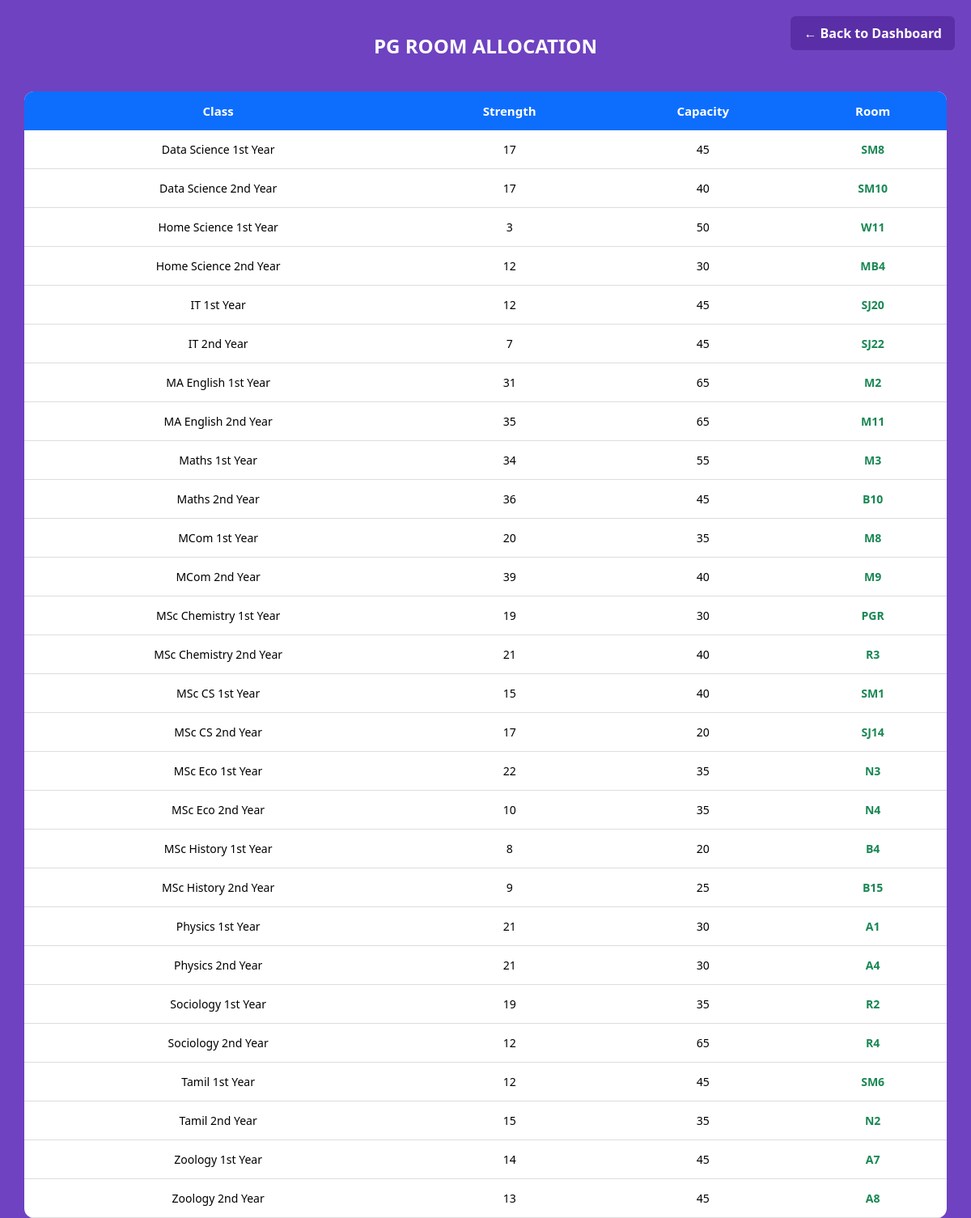
/pg_allot.php, run on the app's committed database.
### tables this page shows
CREATE TABLE `pg_classes` (
  `id` int(11) NOT NULL,
  `department` varchar(50) NOT NULL,
  `year` int(11) NOT NULL,
  `class_name` varchar(100) NOT NULL,
  `strength` int(11) NOT NULL,
  `capacity` int(11) NOT NULL,
  `room` varchar(50) DEFAULT NULL
);

### pg_allot.php (the view, shortened to what this page needs)
<?php
include "db.php";
$res = mysqli_query($conn, "
    SELECT class_name, strength, capacity, room
    FROM pg_classes
    ORDER BY class_name ASC
");
?>
<!DOCTYPE html>
<html>
<head>
</head>
<body>
<a href="dashboard.php" class="back-btn">← Back to Dashboard</a>
<h2>PG ROOM ALLOCATION</h2>
<div class="container">
<table>
    <tr>
        <th>Class</th>
        <th>Strength</th>
        <th>Capacity</th>
        <th>Room</th>
    </tr>
    <?php
    if(mysqli_num_rows($res) > 0){
        while($row = mysqli_fetch_assoc($res)){
    ?>
    <tr>
        <td><?php echo htmlspecialchars($row['class_name']); ?></td>
        <td class="<?php echo ($row['strength'] > $row['capacity']) ? 'red' : ''; ?>">
            <?php echo htmlspecialchars($row['strength']); ?>
        </td>
        <td><?php echo htmlspecialchars($row['capacity']); ?></td>
        <td class="green">
            <?php echo $row['room'] ? htmlspecialchars($row['room']) : 'No Room'; ?>
        </td>
    </tr>
    <?php
        }
    } else {
        echo "<tr><td colspan='4'>No PG Data Found</td></tr>";
    }
    ?>
</table>
</div>
</body>
</html>

### pg_allot.php (style rules this page uses)
body { font-family: 'Segoe UI', Arial; margin: 0; padding: 0; background: #6f42c1; color: #fff; }
h2 { text-align: center; padding: 20px 0; color: #fff; }
.container { width: 95%; margin: auto; overflow-x: auto; }
table { width: 100%; border-collapse: collapse; background: #fff; color: #000; border-radius: 12px; overflow: hidden; }
th { background: #0d6efd; color: white; padding: 14px; font-size: 15px; text-align: center; }
td { padding: 14px; text-align: center; border-bottom: 1px solid #ddd; font-size: 14px; }
.green { color: #198754; font-weight: bold; }
.back-btn { position: fixed; top: 20px; right: 20px; background: #5a2ea6; color: white; padding: 10px 16px; border-radius: 6px; text-decoration: none; font-weight: bold; transition: 0.3s; }

### data on the page
pg_classes: class_name "Data Science 1st Year", strength "17", capacity "45", room "SM8"
pg_classes: class_name "Data Science 2nd Year", strength "17", capacity "40", room "SM10"
pg_classes: class_name "Home Science 1st Year", strength "3", capacity "50", room "W11"
pg_classes: class_name "Home Science 2nd Year", strength "12", capacity "30", room "MB4"
pg_classes: class_name "IT 1st Year", strength "12", capacity "45", room "SJ20"
pg_classes: class_name "IT 2nd Year", strength "7", capacity "45", room "SJ22"
pg_classes: class_name "MA English 1st Year", strength "31", capacity "65", room "M2"
pg_classes: class_name "MA English 2nd Year", strength "35", capacity "65", room "M11"
pg_classes: class_name "Maths 1st Year", strength "34", capacity "55", room "M3"
pg_classes: class_name "Maths 2nd Year", strength "36", capacity "45", room "B10"
pg_classes: class_name "MCom 1st Year", strength "20", capacity "35", room "M8"
pg_classes: class_name "MCom 2nd Year", strength "39", capacity "40", room "M9"
pg_classes: class_name "MSc Chemistry 1st Year", strength "19", capacity "30", room "PGR"
pg_classes: class_name "MSc Chemistry 2nd Year", strength "21", capacity "40", room "R3"
pg_classes: class_name "MSc CS 1st Year", strength "15", capacity "40", room "SM1"
pg_classes: class_name "MSc CS 2nd Year", strength "17", capacity "20", room "SJ14"
pg_classes: class_name "MSc Eco 1st Year", strength "22", capacity "35", room "N3"
pg_classes: class_name "MSc Eco 2nd Year", strength "10", capacity "35", room "N4"
pg_classes: class_name "MSc History 1st Year", strength "8", capacity "20", room "B4"
pg_classes: class_name "MSc History 2nd Year", strength "9", capacity "25", room "B15"
pg_classes: class_name "Physics 1st Year", strength "21", capacity "30", room "A1"
pg_classes: class_name "Physics 2nd Year", strength "21", capacity "30", room "A4"
pg_classes: class_name "Sociology 1st Year", strength "19", capacity "35", room "R2"
pg_classes: class_name "Sociology 2nd Year", strength "12", capacity "65", room "R4"
pg_classes: class_name "Tamil 1st Year", strength "12", capacity "45", room "SM6"
pg_classes: class_name "Tamil 2nd Year", strength "15", capacity "35", room "N2"
pg_classes: class_name "Zoology 1st Year", strength "14", capacity "45", room "A7"
pg_classes: class_name "Zoology 2nd Year", strength "13", capacity "45", room "A8"
